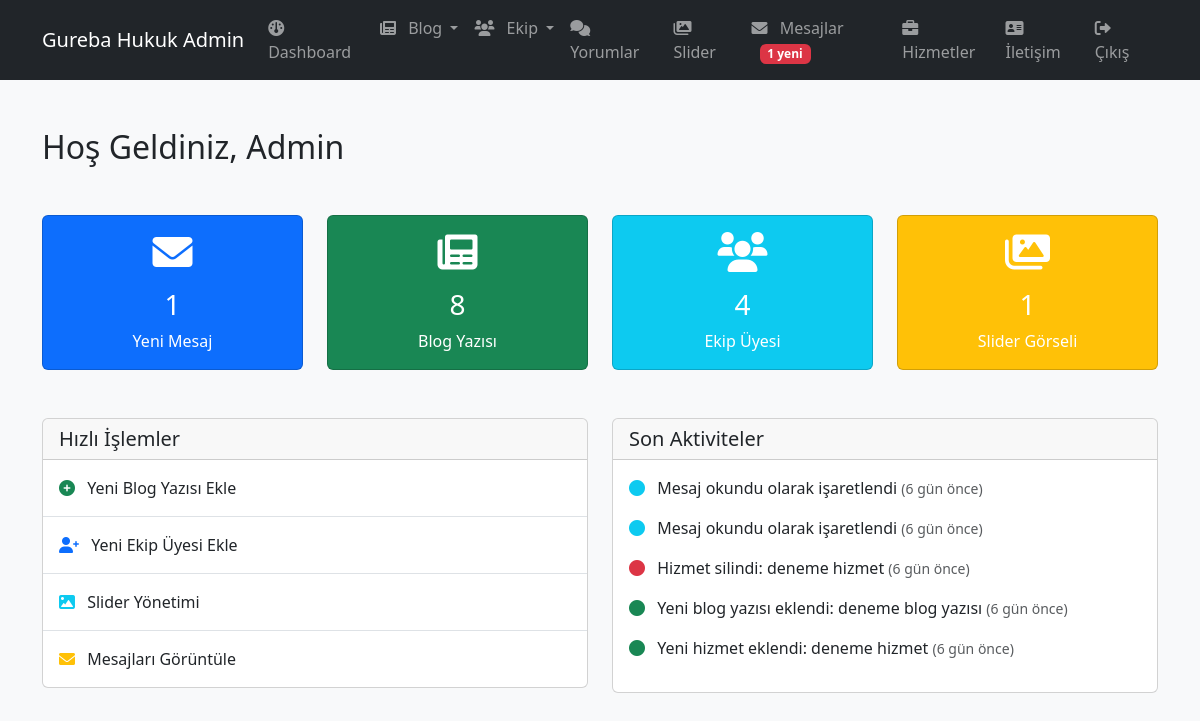
/admin/index.php (signed in), run on the app's committed database.
### tables this page shows
CREATE TABLE IF NOT EXISTS `activities` (
  `id` int NOT NULL AUTO_INCREMENT,
  `activity_type` varchar(50) NOT NULL,
  `description` text NOT NULL,
  `icon` varchar(50) NOT NULL,
  `color` varchar(20) NOT NULL,
  `created_at` timestamp NULL DEFAULT CURRENT_TIMESTAMP,
  PRIMARY KEY (`id`)
);

### admin/index.php (the view, shortened to what this page needs)
<?php
include '../includes/config.php';
$blog_count = $conn->query("SELECT COUNT(*) as count FROM blog_posts")->fetch_assoc()['count'];
$team_count = $conn->query("SELECT COUNT(*) as count FROM team_members")->fetch_assoc()['count'];
$slider_count = $conn->query("SELECT COUNT(*) as count FROM hero_slides")->fetch_assoc()['count'];
$messages_count = $conn->query("SELECT COUNT(*) as count FROM contact_messages WHERE is_read = 0")->fetch_assoc()['count'];
?>
<!DOCTYPE html>
<html lang="tr">
<head>
    <link rel="stylesheet" href="https://cdn.jsdelivr.net/npm/bootstrap@5.3.0/dist/css/bootstrap.min.css">
    <link rel="stylesheet" href="https://cdnjs.cloudflare.com/ajax/libs/font-awesome/6.0.0/css/all.min.css">
</head>
<body class="bg-light">
    <?php include 'includes/admin-header.php'; ?>
    <div class="container py-5">
        <div class="row mb-4">
            <div class="col-md-12">
                <h2 class="mb-4">Hoş Geldiniz, Admin</h2>
            </div>
        </div>
        <div class="row mb-5">
            <div class="col-md-3">
                <div class="card dashboard-card bg-primary text-white">
                    <div class="card-body text-center">
                        <i class="fas fa-envelope stat-icon"></i>
                        <h3><?php echo $messages_count; ?></h3>
                        <p class="mb-0">Yeni Mesaj</p>
                    </div>
                </div>
            </div>
            <div class="col-md-3">
                <div class="card dashboard-card bg-success text-white">
                    <div class="card-body text-center">
                        <i class="fas fa-newspaper stat-icon"></i>
                        <h3><?php echo $blog_count; ?></h3>
                        <p class="mb-0">Blog Yazısı</p>
                    </div>
                </div>
            </div>
            <div class="col-md-3">
                <div class="card dashboard-card bg-info text-white">
                    <div class="card-body text-center">
                        <i class="fas fa-users stat-icon"></i>
                        <h3><?php echo $team_count; ?></h3>
                        <p class="mb-0">Ekip Üyesi</p>
                    </div>
                </div>
            </div>
            <div class="col-md-3">
                <div class="card dashboard-card bg-warning text-white">
                    <div class="card-body text-center">
                        <i class="fas fa-images stat-icon"></i>
                        <h3><?php echo $slider_count; ?></h3>
                        <p class="mb-0">Slider Görseli</p>
                    </div>
                </div>
            </div>
        </div>
        <div class="row">
            <div class="col-md-6">
                <div class="card">
                    <div class="card-header">
                        <h5 class="mb-0">Hızlı İşlemler</h5>
                    </div>
                    <div class="card-body p-0">
                        <a href="blog-ekle.php" class="d-block p-3 text-decoration-none text-dark quick-action border-bottom">
                            <i class="fas fa-plus-circle me-2 text-success"></i>
                            Yeni Blog Yazısı Ekle
                        </a>
                        <a href="ekip-ekle.php" class="d-block p-3 text-decoration-none text-dark quick-action border-bottom">
                            <i class="fas fa-user-plus me-2 text-primary"></i>
                            Yeni Ekip Üyesi Ekle
                        </a>
                        <a href="slider.php" class="d-block p-3 text-decoration-none text-dark quick-action border-bottom">
                            <i class="fas fa-image me-2 text-info"></i>
                            Slider Yönetimi
                        </a>
                        <a href="mesajlar.php" class="d-block p-3 text-decoration-none text-dark quick-action">
                            <i class="fas fa-envelope me-2 text-warning"></i>
                            Mesajları Görüntüle
                        </a>
                    </div>
                </div>
            </div>
            <div class="col-md-6">
                <div class="card">
                    <div class="card-header">
                        <h5 class="mb-0">Son Aktiviteler</h5>
                    </div>
                    <div class="card-body">
                        <div class="activity-timeline">
                            <?php
                            $query = "SELECT * FROM activities ORDER BY created_at DESC LIMIT 5";
                            $activities = $conn->query($query);
                            if($activities->num_rows > 0):
                                while($activity = $activities->fetch_assoc()):
                                    $time_ago = getTimeAgo($activity['created_at']);
                            ?>
                            <p>
                                <i class="fas fa-circle <?php echo $activity['color']; ?> me-2"></i>
                                <?php echo htmlspecialchars($activity['description']); ?>
                                <small class="text-muted">(<?php echo $time_ago; ?>)</small>
                            </p>
                            <?php
                                endwhile;
                            else:
                            ?>
                            <p class="text-muted">Henüz aktivite bulunmuyor.</p>
                            <?php endif; ?>
                        </div>
                    </div>
                </div>
            </div>
        </div>
    </div>
    <?php
    function getTimeAgo($timestamp) {
        $time_ago = strtotime($timestamp);
        $current_time = time();
        $time_difference = $current_time - $time_ago;
        $seconds = $time_difference;
        $minutes = round($seconds / 60);
        $hours = round($seconds / 3600);
        $days = round($seconds / 86400);
        if($seconds <= 60) {
            return "az önce";
        }
        else if($minutes <= 60) {
            return $minutes . " dakika önce";
        }
        else if($hours <= 24) {
            return $hours . " saat önce";
        }
        else {
            return $days . " gün önce";
        }
    }
    ?>
</body>
</html>

### admin/index.php (style rules this page uses)
.dashboard-card { transition: transform 0.3s; cursor: pointer; }
.stat-icon { font-size: 2.5rem; margin-bottom: 1rem; }
.quick-action { transition: all 0.3s; }

### data on the page
activities: description "Mesaj okundu olarak işaretlendi", created_at "6 gün önce"
activities: description "Mesaj okundu olarak işaretlendi", created_at "6 gün önce"
activities: description "Hizmet silindi: deneme hizmet", created_at "6 gün önce"
activities: description "Yeni blog yazısı eklendi: deneme blog yazısı", created_at "6 gün önce"
activities: description "Yeni hizmet eklendi: deneme hizmet", created_at "6 gün önce"

### other printed values
$unread_count "1"
$messages_count "1"
$blog_count "8"
$team_count "4"
$slider_count "1"
